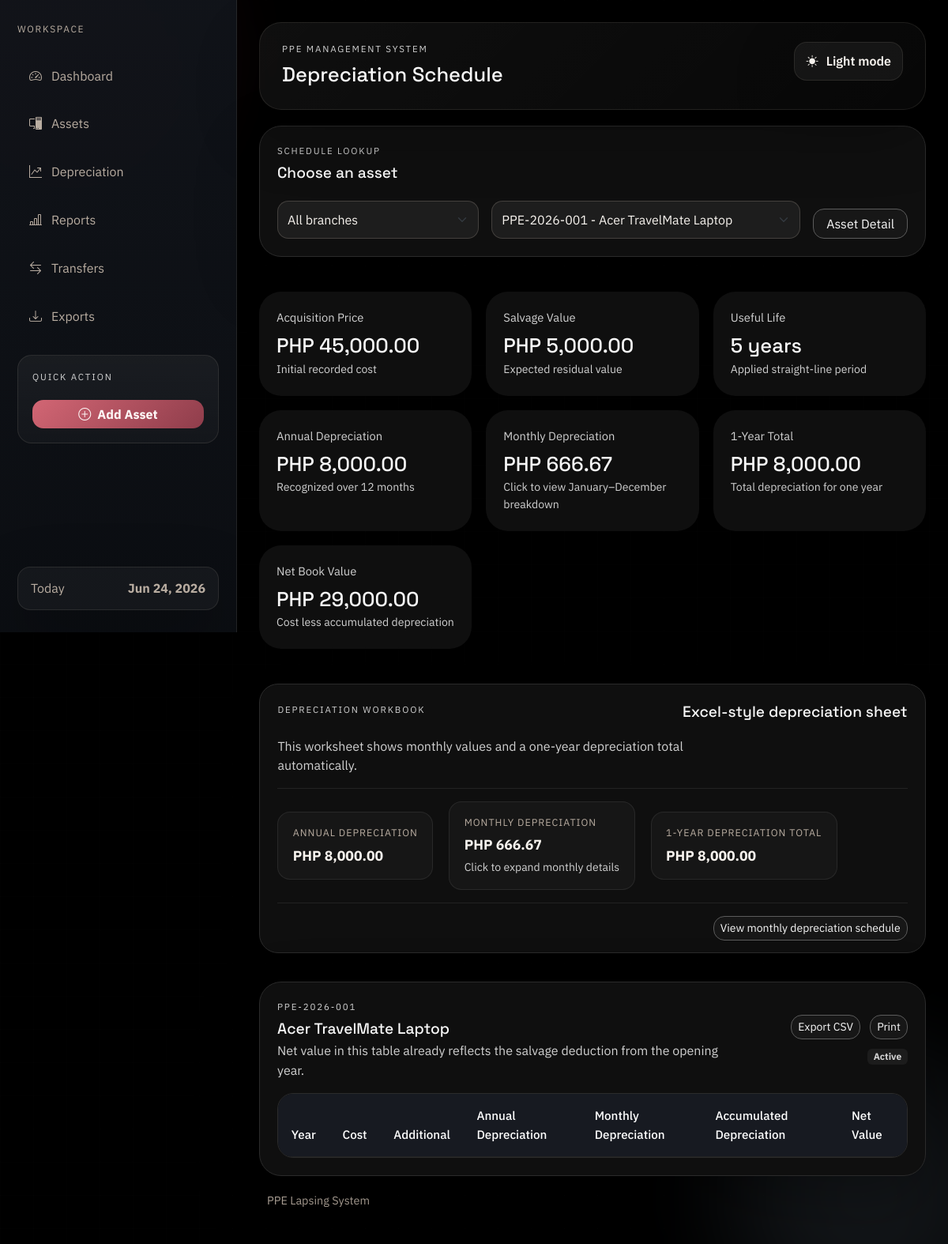
The page /depreciation.php on the database its author committed.
### tables this page shows
CREATE TABLE IF NOT EXISTS assets (
    asset_id INT AUTO_INCREMENT PRIMARY KEY,
    asset_code VARCHAR(50) NOT NULL UNIQUE,
    asset_name VARCHAR(150) NOT NULL,
    category_id INT NULL,
    department_id INT NULL,
    acquisition_date DATE NOT NULL,
    acquisition_cost DECIMAL(15,2) NOT NULL,
    additional_amount DECIMAL(15,2) DEFAULT 0,
    salvage_value DECIMAL(15,2) DEFAULT 0,
    useful_life INT NOT NULL,
    depreciation_method VARCHAR(50) DEFAULT 'Straight-line',
    location VARCHAR(150) DEFAULT NULL,
    status ENUM('Active', 'Disposed', 'Fully Depreciated') DEFAULT 'Active',
    remarks TEXT DEFAULT NULL,
    created_at TIMESTAMP DEFAULT CURRENT_TIMESTAMP,
    INDEX idx_assets_status (status),
    INDEX idx_assets_category (category_id),
    INDEX idx_assets_department (department_id),
    CONSTRAINT fk_assets_category
        FOREIGN KEY (category_id) REFERENCES categories(category_id),
    CONSTRAINT fk_assets_department
        FOREIGN KEY (department_id) REFERENCES departments(department_id)
);

### depreciation.php (the view, shortened to what the rows shown need)
<?php
$pdo = db();
$assetLookup = fetch_asset_lookup($pdo);
$branchGroup = trim((string) request_value('branch_group', 'all'));
$filteredAssetLookup = array_values(array_filter($assetLookup, function (array $asset) use ($branchGroup): bool {
    if ($branchGroup === 'all') {
        return true;
    }
    $branchName = get_asset_branch_name($asset);
    return match ($branchGroup) {
        'mitsubishi' => str_starts_with($branchName, 'Mitsubishi'),
        'hyundai' => str_starts_with($branchName, 'Hyundai'),
        'fuso' => str_starts_with($branchName, 'Fuso'),
        default => true,
    };
}));
$selectedAssetId = (int) request_value('asset_id', $filteredAssetLookup[0]['asset_id'] ?? 0);
$selectedAsset = $selectedAssetId > 0 ? fetch_asset_by_id($pdo, $selectedAssetId) : null;
$schedule = $selectedAsset ? fetch_depreciation_rows($pdo, $selectedAssetId) : [];
$metrics = $selectedAsset ? get_asset_metrics($selectedAsset) : null;
$monthlyDepreciation = $metrics ? round($metrics['annual_depreciation'] / 12, 2) : 0.0;
$yearlyDepreciationTotal = $metrics ? round($metrics['annual_depreciation'], 2) : 0.0;
require_once APP_ROOT . '/includes/header.php';
?>
<?php if ($assetLookup === []): ?>
    <section class="shell-card">
        <div class="empty-state">
            No assets are available yet. Add a PPE record first to generate a depreciation schedule.
        </div>
    </section>
<?php else: ?>
    <section class="shell-card mb-4">
        <div class="mb-4">
            <h2 class="section-title mb-1">Choose an asset</h2>
        </div>
    </section>
    <?php if ($selectedAsset && $metrics): ?>
        <div class="metric-grid mb-4">
            <section class="metric-card">
                <p class="metric-label mb-2">Acquisition Price</p>
                <h2 class="metric-value mb-1"><?= e(money((float) $selectedAsset['acquisition_cost'])) ?></h2>
                <p class="metric-meta mb-0">Initial recorded cost</p>
            </section>
            <section class="metric-card">
                <p class="metric-label mb-2">Salvage Value</p>
                <h2 class="metric-value mb-1"><?= e(money((float) $selectedAsset['salvage_value'])) ?></h2>
                <p class="metric-meta mb-0">Expected residual value</p>
            </section>
            <section class="metric-card">
                <p class="metric-label mb-2">Useful Life</p>
                <h2 class="metric-value mb-1"><?= e((string) $selectedAsset['useful_life']) ?> years</h2>
                <p class="metric-meta mb-0">Applied straight-line period</p>
            </section>
            <section class="metric-card">
                <p class="metric-label mb-2">Annual Depreciation</p>
                <h2 class="metric-value mb-1"><?= e(money($metrics['annual_depreciation'])) ?></h2>
                <p class="metric-meta mb-0">Recognized over 12 months</p>
            </section>
            <section class="metric-card metric-card-clickable" data-bs-toggle="modal" data-bs-target="#monthlyDepreciationModal">
                <p class="metric-label mb-2">Monthly Depreciation</p>
                <h2 class="metric-value mb-1"><?= e(money($monthlyDepreciation)) ?></h2>
                <p class="metric-meta mb-0">Click to view January–December breakdown</p>
            </section>
            <section class="metric-card">
                <p class="metric-label mb-2">1-Year Total</p>
                <h2 class="metric-value mb-1"><?= e(money($yearlyDepreciationTotal)) ?></h2>
                <p class="metric-meta mb-0">Total depreciation for one year</p>
            </section>
            <section class="metric-card">
                <p class="metric-label mb-2">Net Book Value</p>
                <h2 class="metric-value mb-1"><?= e(money($metrics['carrying_amount'])) ?></h2>
                <p class="metric-meta mb-0">Cost less accumulated depreciation</p>
            </section>
        </div>
        <section class="shell-card depreciation-workbook">
            <div class="worksheet-summary">
                <p class="eyebrow mb-2">Depreciation workbook</p>
                <h2 class="section-title mb-1">Excel-style depreciation sheet</h2>
                <p class="section-copy mb-0">This worksheet shows monthly values and a one-year depreciation total automatically.</p>
            </div>
            <div class="worksheet-summary worksheet-summary-secondary">
                <div class="summary-entry">
                    <span>Annual depreciation</span>
                    <strong><?= e(money($metrics['annual_depreciation'])) ?></strong>
                </div>
                <div class="summary-entry summary-entry-clickable" data-bs-toggle="modal" data-bs-target="#monthlyDepreciationModal">
                    <span>Monthly depreciation</span>
                    <strong><?= e(money($monthlyDepreciation)) ?></strong>
                    <small class="text-soft">Click to expand monthly details</small>
                </div>
                <div class="summary-entry">
                    <span>1-year depreciation total</span>
                    <strong><?= e(money($yearlyDepreciationTotal)) ?></strong>
                </div>
            </div>
            <div class="text-end mt-3">
                <button type="button" class="btn btn-sm btn-outline-light" data-bs-toggle="modal" data-bs-target="#monthlyDepreciationModal">
                    View monthly depreciation schedule
                </button>
            </div>
        </section>
        <section class="shell-card">
            <div class="d-flex justify-content-between align-items-center mb-3">
                <div>
                    <p class="eyebrow mb-2"><?= e($selectedAsset['asset_code']) ?></p>
                    <h2 class="section-title mb-1"><?= e($selectedAsset['asset_name']) ?></h2>
                    <p class="section-copy mb-0">Net value in this table already reflects the salvage deduction from the opening year.</p>
                </div>
                <div class="stack-inline justify-content-end">
                    <a class="btn btn-sm btn-outline-light" href="<?= e(base_url('modules/export.php?type=schedule&asset_id=' . $selectedAssetId)) ?>">Export CSV</a>
                    <a class="btn btn-sm btn-outline-light" href="<?= e(base_url('modules/print_view.php?type=schedule&asset_id=' . $selectedAssetId)) ?>" target="_blank" rel="noopener">Print</a>
                    <span class="badge <?= e(status_badge_class((string) $selectedAsset['status'])) ?>"><?= e($selectedAsset['status']) ?></span>
                </div>
            </div>
            <div class="table-wrap">
                <table class="table align-middle lapsing-table">
                    <thead>
                        <tr>
                            <th>Year</th>
                            <th>Cost</th>
                            <th>Additional</th>
                            <th>Annual Depreciation</th>
                            <th>Monthly Depreciation</th>
                            <th>Accumulated Depreciation</th>
                            <th>Net Value</th>
                        </tr>
                    </thead>
                </table>
            </div>
        </section>
    <?php endif; ?>
<?php endif; ?>
<?php require_once APP_ROOT . '/includes/footer.php'; ?>

### rows shown on the page
assets: acquisition_cost "PHP 45,000.00", salvage_value "PHP 5,000.00", useful_life "5", asset_code "PPE-2026-001", asset_name "Acer TravelMate Laptop", status "Active"

### other values the page prints
$item['label'] "Dashboard"
$item['label'] "Assets"
$item['label'] "Depreciation"
$item['label'] "Reports"
$item['label'] "Transfers"
$item['label'] "Exports"
$pageHeading "Depreciation Schedule"
money($metrics['annual_depreciation']) "PHP 8,000.00"
money($monthlyDepreciation) "PHP 666.67"
money($yearlyDepreciationTotal) "PHP 8,000.00"
money($metrics['carrying_amount']) "PHP 29,000.00"
APP_NAME "PPE Lapsing System"
form field branch_group "All branches"
form field asset_id "PPE-2026-001 - Acer TravelMate Laptop"
